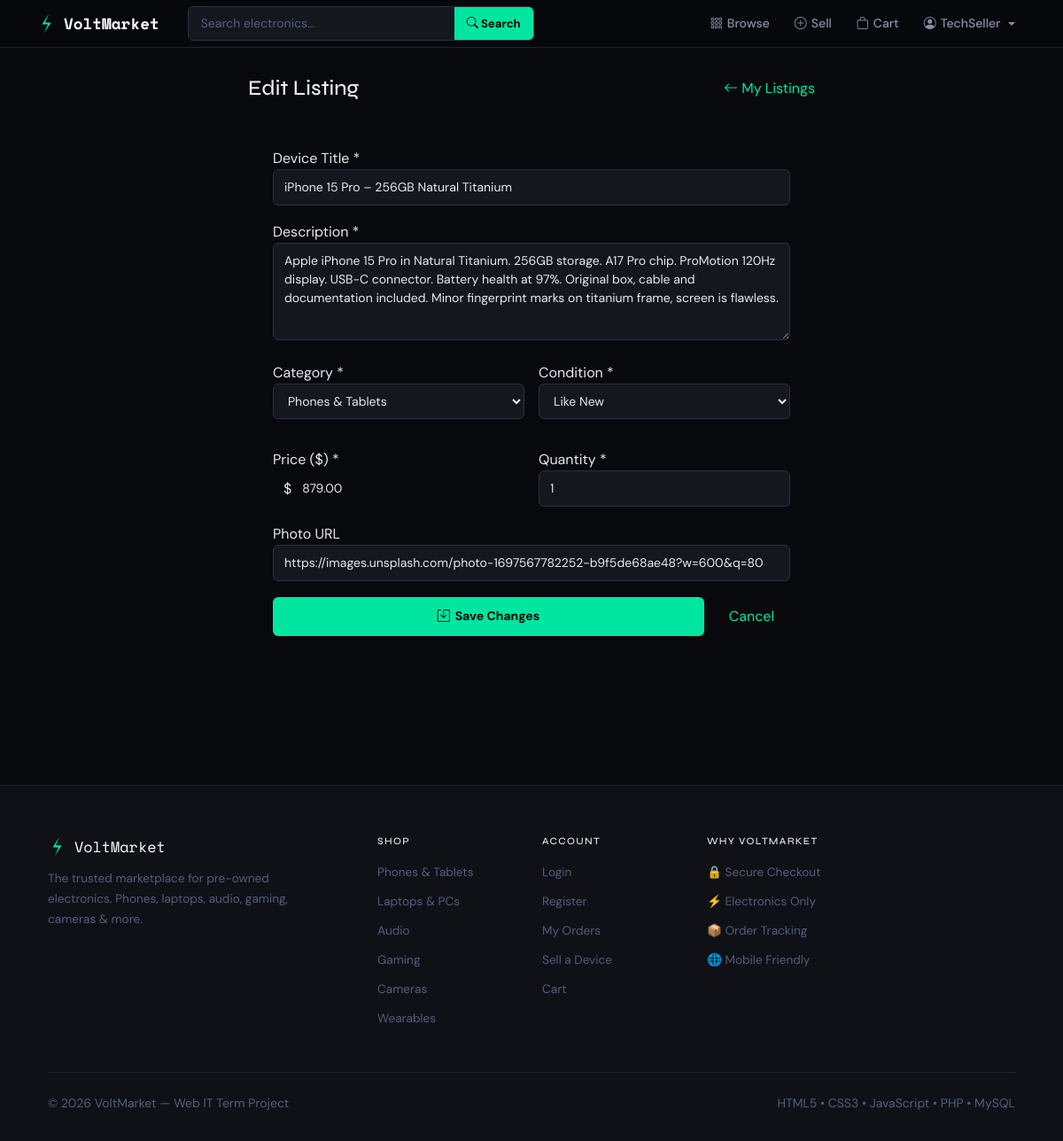
/edit_listing.php?id=1 (signed in), run on the app's committed database.
### tables this page shows
CREATE TABLE IF NOT EXISTS products (
  id INT AUTO_INCREMENT PRIMARY KEY, name VARCHAR(200) NOT NULL, description TEXT,
  price DECIMAL(10,2) NOT NULL, image_url VARCHAR(500) DEFAULT NULL,
  category VARCHAR(80) NOT NULL, `condition` VARCHAR(50) NOT NULL DEFAULT 'Good',
  stock INT NOT NULL DEFAULT 1, seller_id INT NOT NULL, created_at TIMESTAMP NOT NULL DEFAULT CURRENT_TIMESTAMP,
  FOREIGN KEY (seller_id) REFERENCES users(id) ON DELETE CASCADE
);

### edit_listing.php (the view, shortened to what this page needs)
<?php
require_once __DIR__ . '/includes/db.php';
$id=filter_input(INPUT_GET,'id',FILTER_VALIDATE_INT);
$stmt=$pdo->prepare("SELECT * FROM products WHERE id=?"); $stmt->execute([$id]); $product=$stmt->fetch();
$categories=['Phones & Tablets','Laptops & PCs','Audio','Gaming','Cameras','Wearables','Components & Parts'];
$conditions=['Like New','Good','Fair','For Parts'];
require_once __DIR__ . '/includes/header.php';
?>
<div style="max-width:640px;margin:0 auto;">
  <div style="display:flex;justify-content:space-between;align-items:center;margin-bottom:24px;">
    <h1 style="font-size:1.5rem;margin:0;">Edit Listing</h1>
    <a href="<?= BASE_URL ?>/sell.php" class="btn-outline btn-sm"><i class="bi bi-arrow-left"></i> My Listings</a>
  </div>
  <div style="background:var(--card);border:1px solid var(--border);border-radius:var(--radius-lg);padding:28px;">
    <form method="POST" class="vm-form" novalidate>
      <div class="vm-form-group"><label class="vm-sidebar-lbl">Device Title *</label><input type="text" name="name" class="vm-input" required minlength="2" value="<?= htmlspecialchars($product['name']) ?>"></div>
      <div class="vm-form-group"><label class="vm-sidebar-lbl">Description *</label><textarea name="description" class="vm-input" style="min-height:110px;" required><?= htmlspecialchars($product['description']) ?></textarea></div>
      <div style="display:grid;grid-template-columns:1fr 1fr;gap:16px;">
        <div class="vm-form-group"><label class="vm-sidebar-lbl">Category *</label>
          <select name="category" class="vm-input" required><?php foreach($categories as $c): ?><option value="<?= $c ?>" <?= $product['category']===$c?'selected':'' ?>><?= $c ?></option><?php endforeach; ?></select>
        </div>
        <div class="vm-form-group"><label class="vm-sidebar-lbl">Condition *</label>
          <select name="condition" class="vm-input" required><?php foreach($conditions as $c): ?><option value="<?= $c ?>" <?= $product['condition']===$c?'selected':'' ?>><?= $c ?></option><?php endforeach; ?></select>
        </div>
        <div class="vm-form-group"><label class="vm-sidebar-lbl">Price ($) *</label>
          <div style="display:flex;background:var(--bg3);border:1px solid var(--border2);border-radius:var(--radius);overflow:hidden;">
            <span style="padding:9px 12px;color:var(--text3);font-family:var(--mono);">$</span>
            <input type="number" name="price" style="flex:1;background:transparent;border:none;outline:none;color:var(--text);padding:9px 12px 9px 0;font-family:var(--sans);font-size:.875rem;" step="0.01" min="0.01" required value="<?= htmlspecialchars($product['price']) ?>">
          </div>
        </div>
        <div class="vm-form-group"><label class="vm-sidebar-lbl">Quantity *</label><input type="number" name="stock" class="vm-input" min="0" required value="<?= htmlspecialchars($product['stock']) ?>"></div>
      </div>
      <div class="vm-form-group"><label class="vm-sidebar-lbl">Photo URL</label><input type="url" name="image_url" class="vm-input" value="<?= htmlspecialchars($product['image_url']??'') ?>"></div>
      <div style="display:flex;gap:10px;margin-top:4px;">
        <button type="submit" class="btn-volt" style="flex:1;justify-content:center;padding:11px;"><i class="bi bi-save"></i> Save Changes</button>
        <a href="<?= BASE_URL ?>/sell.php" class="btn-outline" style="padding:10px 18px;">Cancel</a>
      </div>
    </form>
  </div>
</div>
<?php require_once __DIR__ . '/includes/footer.php'; ?>

### includes/header.php (style rules this page uses)
:root { --vm-bg: #08090d; --vm-bg2: #0f1117; --vm-bg3: #15171f; --vm-card: #13151e; --vm-border: #1e2130; --vm-border2: #2a2f45; --vm-accent: #00e5a0; --vm-orange: #ff5f2e; --vm-blue: #3d8bff; --vm-text: #e8eaf0; --vm-text2: #8890a8; --vm-text3: #555d7a; --vm-mono: 'Space Mono', monospace; --vm-sans: 'DM Sans', sans-serif; --vm-display: 'Syne', sans-serif; --vm-radius: 6px; --vm-radius-lg: 12px; --vm-glow: 0 0 24px rgba(0,229,160,.14); --vm-shadow: 0 4px 24px rgba(0,0,0,.5); }
*, *::before, *::after { box-sizing: border-box; }
html { scroll-behavior: smooth; }
body { background: var(--vm-bg) !important; color: var(--vm-text) !important; font-family: var(--vm-sans) !important; min-height: 100vh; }
h1,h2,h3,h4,h5,h6 { font-family: var(--vm-display) !important; color: var(--vm-text) !important; }
a { color: var(--vm-accent); text-decoration: none; transition: color .2s; }
.btn-volt { display: inline-flex; align-items: center; gap: 6px; background: var(--vm-accent); color: #000 !important; font-weight: 700; padding: 10px 20px; border-radius: var(--vm-radius); font-size: .875rem; border: none; cursor: pointer; transition: background .2s, transform .1s; text-decoration: none !important; }
.vm-input { background: var(--vm-bg3) !important; border: 1px solid var(--vm-border2) !important; color: var(--vm-text) !important; border-radius: var(--vm-radius) !important; padding: 9px 12px !important; font-family: var(--vm-sans) !important; font-size: .875rem !important; width: 100%; transition: border-color .2s, box-shadow .2s; outline: none; }
.vm-input::placeholder { color: var(--vm-text3) !important; }
select.vm-input option { background: var(--vm-bg2); color: var(--vm-text); }
textarea.vm-input { min-height: 90px; resize: vertical; }
.vm-form-group { margin-bottom: 18px; }

### data on the page
products: name "iPhone 15 Pro – 256GB Natural Titanium", description "Apple iPhone 15 Pro in Natural Titanium. 256GB storage. A17 Pro chip. ProMotion 120Hz display. USB-C connector. Battery health at 97%. Original box, cable and documentation included. Minor fingerprint marks on titanium frame, screen is flawless.", category "Phones & Tablets", condition "Like New", price "879.00", stock "1", image_url "https://images.unsplash.com/photo-1697567782252-b9f5de68ae48?w=600&q=80"

### other printed values
getCurrentUserName() "TechSeller"
